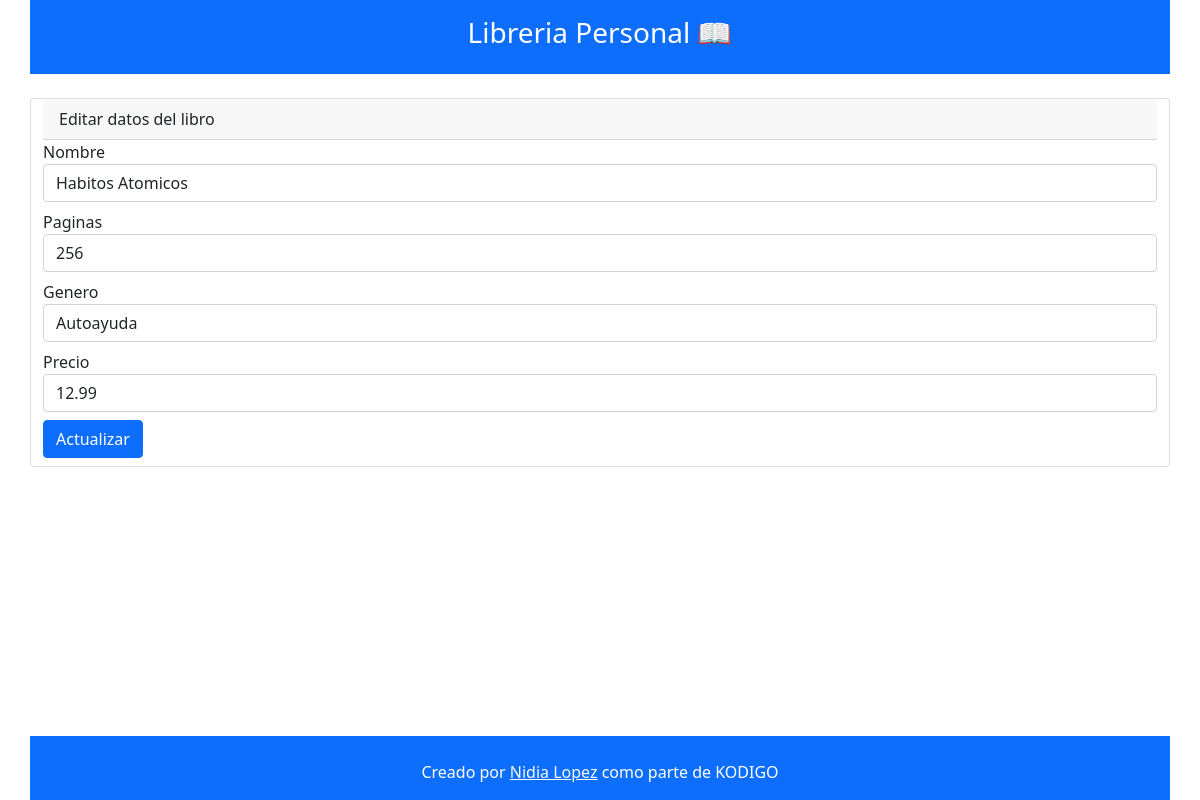
Page /controllers/editar.php?id=1 on the committed database.
### tables this page shows
CREATE TABLE `libros` (
  `id` int(11) NOT NULL,
  `nombre` varchar(50) DEFAULT NULL,
  `paginas` int(11) DEFAULT NULL,
  `genero` varchar(100) DEFAULT NULL,
  `precio` decimal(10,2) DEFAULT NULL
);

### controllers/editar.php (the view, shortened to what this page needs)
<?php include '../templates/header.php' ?>
<?php
include '../models/conexion.php';
$codigo = $_GET['id'];
$consulta= $bd->prepare("SELECT * FROM libros WHERE id = ?");
$consulta->execute([$codigo]);
$libro = $consulta->fetch(PDO::FETCH_OBJ);
?>
<div class="container">
    <div class="row justify-content-center">
        <div class="card mb-4">
            <div class="card-header"> Editar datos del libro</div>
            <form action="update.php" method="POST">
                <div class="form-group">
                <div class="mb-2 ml-2 mr-2">
                    <label>Nombre</label>
                    <input class="form-control" type="text" placeholder="Nombre del libro" name="inputNombre" value="<?php echo $libro->nombre ?>" required>
                </div>
                <div class="mb-2 ml-2 mr-2">
                    <label>Paginas</label>
                    <input class="form-control" type="number" placeholder="Ingrese la cantidad de paginas" name="inputPaginas" value="<?php echo $libro->paginas ?>" required>
                </div>
                <div class="mb-2 ml-2 mr-2">
                    <label>Genero</label>
                    <input class="form-control" type="text" placeholder="Ingrese un genero" name="inputGenero" value="<?php echo $libro->genero ?>" required>
                </div>
                <div class="mb-2 ml-2 mr-2">
                    <label>Precio</label>
                    <input class="form-control" placeholder="Ingrese el precio" name="inputPrecio" value="<?php echo $libro->precio ?>" required>
                </div>
                <input type="submit" class="btn btn-primary mb-2 ml-2" value="Actualizar">
            </form>
        </div>
    </div>
        <br>
        <br>
        <br>
</div>
<?php include '../templates/footer.php' ?>

### rows in the picture
libros: inputNombre "Habitos Atomicos", inputPaginas "256", inputGenero "Autoayuda", inputPrecio "12.99"
